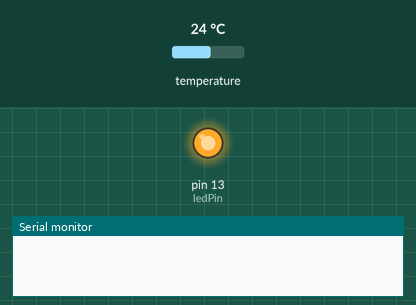
A sketch run on a simulated Arduino Uno, built with avr-gcc and run on an emulated ATmega328P. Shown: output pins drawn as LEDs (lit = HIGH), the last lines printed to the serial monitor. The inputs (shaded band) are chosen by the test bench; at power-on: temperature 24 °C. The modem accepts every AT command (registered, SIM ready, sends succeed) and sends nothing else.

Above: at 0.1 s.
At 8.2 s:
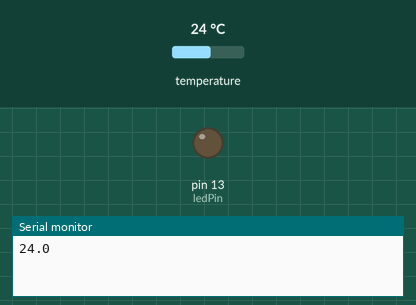
Timing chart, 0 to 21.2 s (numbered marks = the images above):
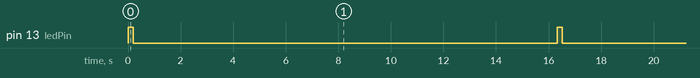

Measured:
- by itself, pin 13 (ledPin): alternates HIGH for 0.20 s and LOW for 16.1 s

The sketch:

ESP_RoomTemp_BMP180.ino
```cpp
// This code is a compilation of my own and others work, unfortunately I can't reference the authors I used
// as I have forgotten the sites I have taken from. But feel free to use and abuse this as much as you like.
// I hope it's useful and have fun,
// James.

// So this is the code that we're going to be using. It looks long but mostly it's just me commenting on what
// the code does. If you're not using a BMP 180, just remove the associated code.

#include <SoftwareSerial.h> // Up to this point we've been using the RX TX pins(0 and 1) on the Arduino to communicate
// with the ESP8266 by entering commands in the serial monitor command line. The SoftwareSerial library allows
//those commands to be sent, and responses received via code and the digital input/output pins.

#include <Wire.h> // Used to communicate with the BMP 180 via I2C.
#include <Adafruit_BMP085.h> // For BMP 180.
Adafruit_BMP085 bmp; // For BMP 180.

int ledPin = 13; // LED 13 will be used to let the user know when the code has looped back again.

// ThingSpeak Write API key, this can be found in your channel under API Keys and you'll want the "Write API Key".
String apiKey = "NXUH8I9GHTMLJZPY";

#define SSID "Enter your router SSID here" // Remove the text but keep the ""
#define PASS "Enter your router password here"// Same as above, keep the ""

// connect pin 11 to TX of the ESP8266 (Yellow wire if you've been following the videos.)
// connect pin 10 to RX of the ESP8266 (Blue wire if you've been following the videos.)
SoftwareSerial SoftSer(11, 10); // Everywhere from here on when you see SoftSer, it is being used as a command
// in the same way you'd use Serial.print() or Serial.begin() only over pins 11 and 10 instead of the USB port.

void setup()
{
  // Setting pin 13, the LED indicator, to output.
  pinMode(ledPin, OUTPUT);

  if (!bmp.begin()) // For BMP 180.
  {
    Serial.println("BMP180 sensor not found");
    while (1) {}
  }

  // Begins serial communication at a baud of 9600.
  Serial.begin(9600);

  // Begins software serial communication at a baud of 9600.
  SoftSer.begin(9600);

}

void loop()
{
  // Connecting to your internet source------------*
  // For your first time using this script, uncomment the below section of script and enter your router details above (SSID and Password).
  // After you successfully upload data, this can be commented back out as the ESP8266 will remember the router details.
  /*String join="AT+CWJAP=\""; // Join accesspoint
  join+=SSID;
  join+="\",\"";
  join+=PASS;
  join+="\"";
  SoftSer.println(join);
  delay(5000);*/
  //-----------------------------------------------*


  // blink LED on board
  digitalWrite(ledPin, HIGH);
  delay(200);
  digitalWrite(ledPin, LOW);


  float temp = bmp.readTemperature(); // If you're not using a BMP 180, remove bmp.readTemperature(); and enter the
  // analog pin you're reading from e.g: "float temp = analogRead(pin3);"

  // convert float to string-------------*
  char buf[16]; // buf array can hold up to 16 characters.
  String strTemp = dtostrf(temp, 4, 1, buf); // "buf" will be the actual name of the array and strTemp is being equalled to it as a string.

  // dtostrf(floatvar, StringLengthIncDecimalPoint, numVarsAfterDecimal, charbuf);

  // floatvar ---- float variable
  // StringLengthIncDecimalPoint ---- This is the length of the string that will be created
  // numVarsAfterDecimal ---- The number of digits after the decimal point to print
  // charbuf ---- the array to store the results
  //-------------------------------------*
  Serial.println(strTemp); // Prints the recorded temperature to the serial print.

  // TCP connection
  String cmd = "AT+CIPSTART=\"TCP\",\"";
  cmd += "184.106.153.149"; // api.thingspeak.com
  cmd += "\",80";
  SoftSer.println(cmd);

  if (SoftSer.find("Error"))
  {
    Serial.println("AT+CIPSTART error");
    return;
  }

  // Putting together the GET string, this command structure can be found on your
  // ThingSpeak channel in Data Import/Export, under "Update Channel Feed - GET".
  String getStr = "GET /update?api_key=";
  getStr += apiKey;
  getStr += "&field1=";
  getStr += String(strTemp);
  getStr += "\r\n\r\n";

  // send data length
  cmd = "AT+CIPSEND=";
  cmd += String(getStr.length());
  SoftSer.println(cmd);

  if (SoftSer.find(">"))
  {
    SoftSer.print(getStr); // Send data.
  }
  else
  {
    SoftSer.println("AT+CIPCLOSE");

    Serial.println("AT+CIPCLOSE"); // If this shows on the serial monitor the data did not send.
  }
  // The AT+RST command resets the ESP8266, I'm doing this because data is uploaded much more reliably.
  SoftSer.println("AT+RST");
  // ThingSpeak needs on average, a 15 second delay between updates. Change this to whatever suits your application
  // e.g: delay(600000) is ten minutes.
  delay(15000);
}
```
